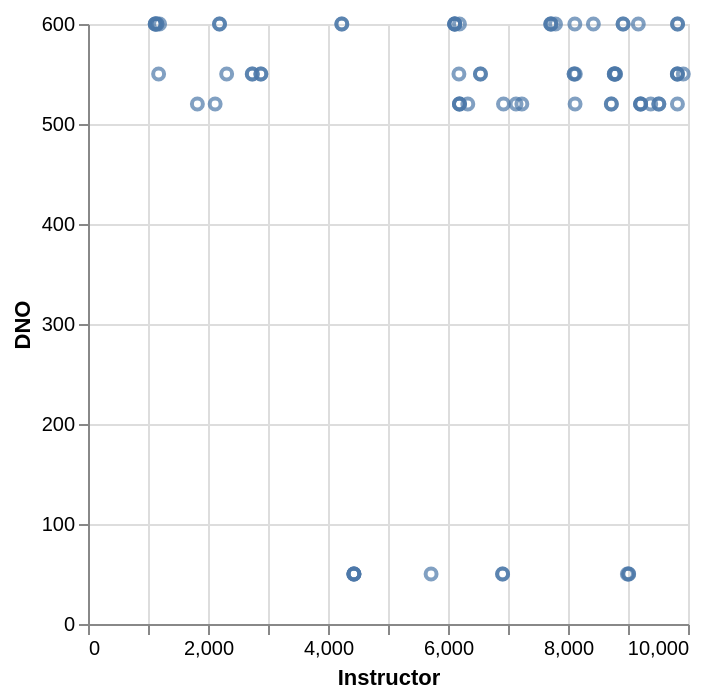

Write the Vega-Lite specification saved for this chart.
### Vega-Lite specification from a JSON file in a GitHub repository (floating-point values rounded to 4 significant figures)
{"data": {"values": [{"x_data": 4230, "y_data": 600}, {"x_data": 9826, "y_data": 600}, {"x_data": 6191, "y_data": 600}, {"x_data": 9011, "y_data": 50}, {"x_data": 2881, "y_data": 550}, {"x_data": 6112, "y_data": 600}, {"x_data": 1193, "y_data": 600}, {"x_data": 4230, "y_data": 600}, {"x_data": 6112, "y_data": 600}, {"x_data": 6112, "y_data": 600}, {"x_data": 6112, "y_data": 600}, {"x_data": 1121, "y_data": 600}, {"x_data": 9826, "y_data": 600}, {"x_data": 9172, "y_data": 600}, {"x_data": 2192, "y_data": 600}, {"x_data": 1148, "y_data": 600}, {"x_data": 8918, "y_data": 600}, {"x_data": 7712, "y_data": 600}, {"x_data": 2192, "y_data": 600}, {"x_data": 1148, "y_data": 600}, {"x_data": 8918, "y_data": 600}, {"x_data": 7723, "y_data": 600}, {"x_data": 8114, "y_data": 600}, {"x_data": 7712, "y_data": 600}, {"x_data": 7792, "y_data": 600}, {"x_data": 1121, "y_data": 600}, {"x_data": 8423, "y_data": 600}, {"x_data": 1121, "y_data": 600}, {"x_data": 9823, "y_data": 550}, {"x_data": 9823, "y_data": 550}, {"x_data": 8791, "y_data": 550}, {"x_data": 8791, "y_data": 550}, {"x_data": 2738, "y_data": 550}, {"x_data": 8102, "y_data": 550}, {"x_data": 6182, "y_data": 550}, {"x_data": 9823, "y_data": 550}, {"x_data": 8772, "y_data": 550}, {"x_data": 6541, "y_data": 550}, {"x_data": 8122, "y_data": 550}, {"x_data": 9922, "y_data": 550}, {"x_data": 8723, "y_data": 520}, {"x_data": 9210, "y_data": 520}, {"x_data": 6191, "y_data": 520}, {"x_data": 1823, "y_data": 520}, {"x_data": 9824, "y_data": 520}, {"x_data": 6925, "y_data": 520}, {"x_data": 6191, "y_data": 520}, {"x_data": 6191, "y_data": 520}, {"x_data": 2119, "y_data": 520}, {"x_data": 7231, "y_data": 520}, {"x_data": 9514, "y_data": 520}, {"x_data": 6330, "y_data": 520}, {"x_data": 8722, "y_data": 520}, {"x_data": 9379, "y_data": 520}, {"x_data": 7134, "y_data": 520}, {"x_data": 9514, "y_data": 520}, {"x_data": 4432, "y_data": 50}, {"x_data": 6910, "y_data": 50}, {"x_data": 4432, "y_data": 50}, {"x_data": 6910, "y_data": 50}, {"x_data": 8989, "y_data": 50}, {"x_data": 4432, "y_data": 50}, {"x_data": 4432, "y_data": 50}, {"x_data": 5718, "y_data": 50}, {"x_data": 2311, "y_data": 550}, {"x_data": 8772, "y_data": 550}, {"x_data": 6541, "y_data": 550}, {"x_data": 8102, "y_data": 550}, {"x_data": 2881, "y_data": 550}, {"x_data": 1177, "y_data": 550}, {"x_data": 2738, "y_data": 550}, {"x_data": 8772, "y_data": 550}, {"x_data": 9210, "y_data": 520}, {"x_data": 8118, "y_data": 520}, {"x_data": 9210, "y_data": 520}, {"x_data": 9011, "y_data": 50}]}, "mark": "point", "encoding": {"x": {"field": "x_data", "type": "quantitative", "title": "Instructor"}, "y": {"field": "y_data", "type": "quantitative", "title": "DNO"}}}
